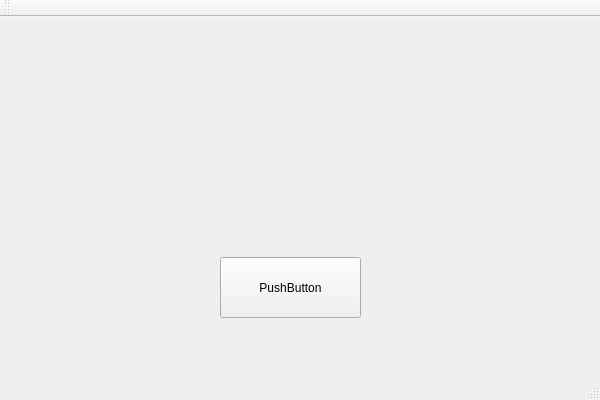
<?xml version="1.0" encoding="UTF-8"?>
<ui version="4.0">
 <class>QtWidgetsApplication1Class</class>
 <widget class="QMainWindow" name="QtWidgetsApplication1Class">
  <property name="geometry">
   <rect>
    <x>0</x>
    <y>0</y>
    <width>600</width>
    <height>400</height>
   </rect>
  </property>
  <property name="windowTitle">
   <string>QtWidgetsApplication1</string>
  </property>
  <widget class="QWidget" name="centralWidget">
   <widget class="QPushButton" name="pushButton">
    <property name="geometry">
     <rect>
      <x>220</x>
      <y>240</y>
      <width>141</width>
      <height>61</height>
     </rect>
    </property>
    <property name="text">
     <string>PushButton</string>
    </property>
   </widget>
  </widget>
  <widget class="QMenuBar" name="menuBar">
   <property name="geometry">
    <rect>
     <x>0</x>
     <y>0</y>
     <width>600</width>
     <height>22</height>
    </rect>
   </property>
  </widget>
  <widget class="QToolBar" name="mainToolBar">
   <attribute name="toolBarArea">
    <enum>TopToolBarArea</enum>
   </attribute>
   <attribute name="toolBarBreak">
    <bool>false</bool>
   </attribute>
  </widget>
  <widget class="QStatusBar" name="statusBar"/>
 </widget>
 <layoutdefault spacing="6" margin="11"/>
 <resources>
  <include location="QtWidgetsApplication1.qrc"/>
 </resources>
 <connections/>
</ui>
